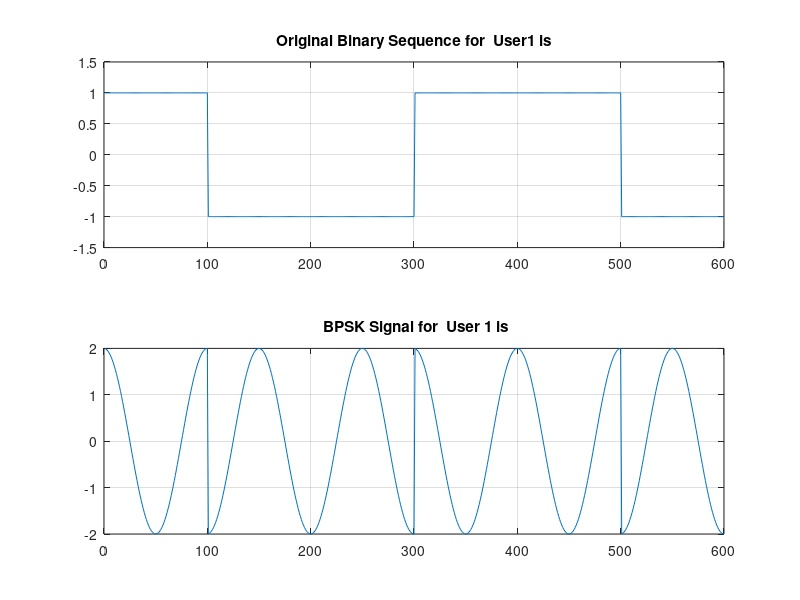
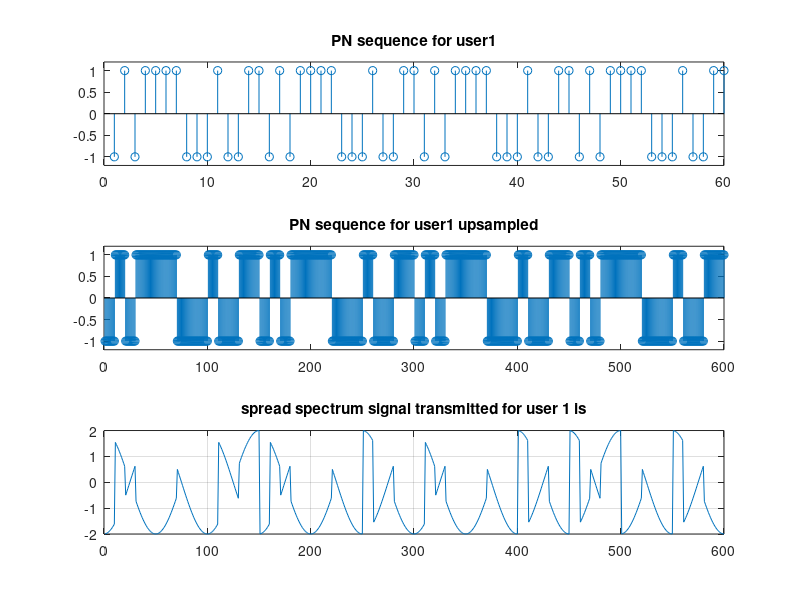
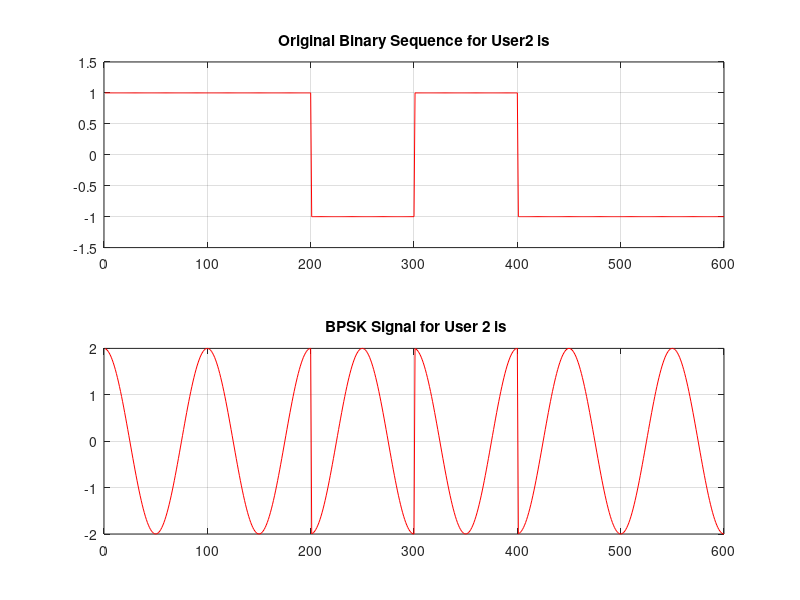
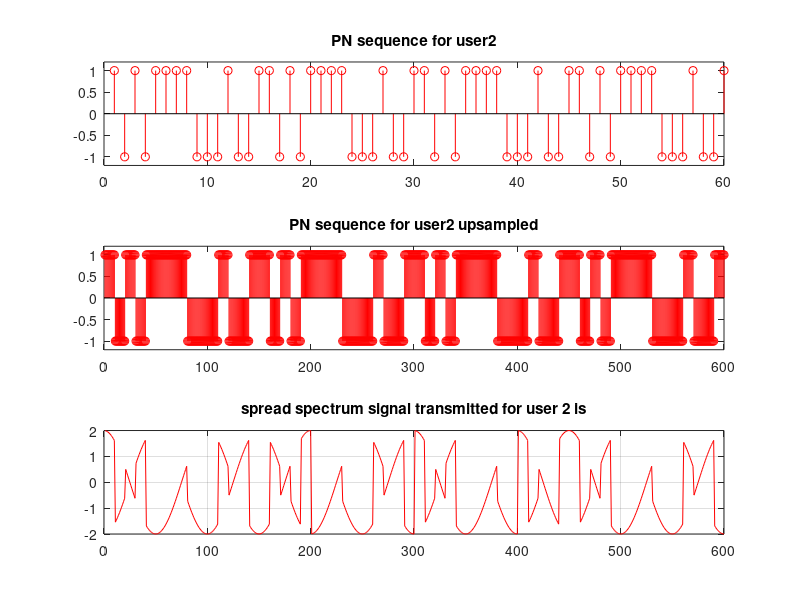

Write the MATLAB code that produced these figures, in order. (Note: this script raises an error after producing the figures.)

clc
close all
clear all
 
%% Initial parameters
SNR = 5;    % Signal to Noise ratio in dB
Fc = 1;     % carrier frequency
Eb = 2;     % energy per bit
Tb = 1;     % bit duration
 
%% Consider two mobile users in the system
mobileUser1 = [1 0 0 1 1 0];    % data transmitted by user 1
 
mobileUser2 = [1 1 0 1 0 0];    % data transmitted by user 2

mobileUser3 = [1 1 1 0 0 0]; 

mobileUser4 = [0 0 0 1 1 1]; 
 
length_mobileUser1 = length(mobileUser1);
 
length_mobileUser2 = length(mobileUser2);

length_mobileUser3 = length(mobileUser3);

length_mobileUser4 = length(mobileUser4);
 
%% Convert data sequence into NRZ format
for i = 1:length_mobileUser1
    if mobileUser1(i )== 0
        mobileUser1(i) = -1;
    end
end
 
for i = 1:length_mobileUser2
    if mobileUser2(i) == 0
        mobileUser2(i) = -1;
    end
end

for i = 1:length_mobileUser3
    if mobileUser3(i) == 0
        mobileUser3(i) = -1;
    end
end

for i = 1:length_mobileUser4
    if mobileUser4(i) == 0
        mobileUser4(i) = -1;
    end
end


%% CDMA transmitter User 1

user1basebandsig1 = []; 
for i = 1:length_mobileUser1
    for j = 0.01:0.01:Tb    % 100 samples per bit
        if mobileUser1(i) == 1
            user1basebandsig1 = [user1basebandsig1 1];
        else
            user1basebandsig1 = [user1basebandsig1 -1];
        end
    end
end
 
% BPSK MODULATION FOR USER 1
user1bpskmod1 = [];
for i = 1:length_mobileUser1
    for j = 0.01:0.01:Tb    % 100 samples per bit
        user1bpskmod1 = [user1bpskmod1 sqrt(2*Eb)*mobileUser1(i)*cos(2*pi*Fc*j)];
    end
end
 
figure(1);
subplot(211)
plot(user1basebandsig1);
axis([0 100*length_mobileUser1 -1.5 1.5]);
title('Original Binary Sequence for  User1 is')
grid on
subplot(212)
plot(user1bpskmod1);
title(' BPSK Signal for  User 1 is');
grid on

%% PN generator for user1
% let initial seed for user1 is 1010
seed1 = [1 -1 1 -1];  
pn1_user_1 = [];
 
% The following for loop performs the function of exclusive or gate and shift registers (with respect to the CDMA standard). 
for i = 1:length_mobileUser1
    for j = 1:10 %chip rate is 10 times the bit rate
        pn1_user_1 = [pn1_user_1 seed1(4)];
        if seed1(4) == seed1(3) 
            temp = -1;
        else
            temp = 1;
        end
        seed1(4) = seed1(3);
        seed1(3) = seed1(2);
        seed1(2) = seed1(1);
        seed1(1) = temp;
    end
end
 
pnupsampled1_User_1 = [];
len_pn1_user_1 = length(pn1_user_1);
for i = 1:len_pn1_user_1
    for j = 0.1:0.1:Tb
        if pn1_user_1(i) == 1
            pnupsampled1_User_1 = [pnupsampled1_User_1 1];
        else
            pnupsampled1_User_1 = [pnupsampled1_User_1 -1];
        end
    end
end
 
sigtx1_User_1 = user1bpskmod1.*pnupsampled1_User_1;
 
figure(2)
subplot(311)
stem(pn1_user_1);
axis([0,length(pn1_user_1),-1.2,1.2])
title('PN sequence for user1')
subplot(312)
stem(pnupsampled1_User_1);
axis([0,length(pnupsampled1_User_1),-1.2,1.2])
title('PN sequence for user1 upsampled');
subplot(313)
plot(sigtx1_User_1);
axis([0 100*length_mobileUser1 -2 2]);
title('spread spectrum signal transmitted for user 1 is');
grid on




%% CDMA transmitter user2

user2basebandsig2 = [];
for i = 1:length_mobileUser2
    for j = 0.01:0.01:Tb
        if mobileUser2(i) == 1
            user2basebandsig2 = [user2basebandsig2 1];
        else
            user2basebandsig2 = [user2basebandsig2 -1];
        end
    end
end

% BPSK MODULATION FOR USER 2 
user2bpskmod2 = [];
for i = 1:length_mobileUser2
    for j = 0.01:0.01:Tb
        user2bpskmod2 = [user2bpskmod2 sqrt(2*Eb)*mobileUser2(i)*cos(2*pi*Fc*j)];
    end
end

figure(3);
subplot(211)
plot(user2basebandsig2, 'r');
axis([0 100*length_mobileUser2 -1.5 1.5]);
title('Original Binary Sequence for User2 is')
grid on
subplot(212)
plot(user2bpskmod2, 'r');
title(' BPSK Signal for User 2 is');
grid on

%% PN generator for user2

seed2 = [-1 1 -1 1];  %convert it into bipolar NRZ format
pn2_user_2 = [];
for i = 1:length_mobileUser2
    for j = 1:10 %chip rate is 10 times the bit rate
        pn2_user_2 = [pn2_user_2 seed2(4)];
        if seed2(4) == seed2(3) 
            temp = -1;
        else
            temp = 1;
        end
        seed2(4) = seed2(3);
        seed2(3) = seed2(2);
        seed2(2) = seed2(1);
        seed2(1) = temp;
    end
end
 
pnupsampled2_User_2 = [];
len_pn2_user_2 = length(pn2_user_2);
for i = 1:len_pn2_user_2
    for j = 0.1:0.1:Tb
        if pn2_user_2(i) == 1
            pnupsampled2_User_2 = [pnupsampled2_User_2 1];
        else
            pnupsampled2_User_2  = [pnupsampled2_User_2  -1];
        end
    end
end
 
length_pnupsampled2_User_2 = length(pnupsampled2_User_2);
 
sigtx2_User_2 = user2bpskmod2.*pnupsampled2_User_2;
 
figure(4)
subplot(311)
stem(pn2_user_2, 'r');
axis([0,length(pn2_user_2),-1.2,1.2])
title('PN sequence for user2')
subplot(312)
stem(pnupsampled2_User_2, 'r');
axis([0,length_pnupsampled2_User_2,-1.2,1.2])
title('PN sequence for user2 upsampled');
subplot(313)
plot(sigtx2_User_2, 'r');
axis([0 100*length_mobileUser2 -2 2]);
title('spread spectrum signal transmitted for user 2 is');
grid on

%% CDMA transmitter user3

user3basebandsig3 = [];

for i = 1:length_mobileUser3
    for j = 0.01:0.01:Tb
        if mobileUser3(i) == 1
            user3basebandsig3 = [user3basebandsig3 1];
        else
            user3basebandsig3 = [user3basebandsig3 -1];
        end
    end
end

% BPSK MODULATION FOR USER 3
user3bpskmod3 = [];
for i = 1:length_mobileUser3
    for j = 0.01:0.01:Tb
        user3bpskmod3 = [user3bpskmod3 sqrt(2*Eb)*mobileUser3(i)*cos(2*pi*Fc*j)];
    end
end

figure(5);
subplot(313)
plot(user3basebandsig3, 'r');
axis([0 100*length_mobileUser3 -1.5 1.5]);
title('Original Binary Sequence for User3 is')
grid on
subplot(312)
plot(user3bpskmod3, 'r');
title(' BPSK Signal for User 3 is');
grid on

%% PN generator for user3   
seed3 = [-1 1 -1 1];  %convert it into bipolar NRZ format
pn3_user_3 = [];
for i = 1:length_mobileUser3
    for j = 1:10 %chip rate is 10 times the bit rate
        pn3_user_3 = [pn3_user_3 seed3(4)];
        if seed3(4) == seed3(3) 
            temp = -1;
        else
            temp = 1;
        end
        seed3(4) = seed3(3);
        seed3(3) = seed3(2);
        seed3(2) = seed3(1);
        seed3(1) = temp;
    end
end
 
pnupsampled3_User_3 = [];
len_pn3_user_3 = length(pn3_user_3);
for i = 1:len_pn3_user_3
    for j = 0.1:0.1:Tb
        if pn3_user_3(i) == 1
            pnupsampled3_User_3 = [pnupsampled3_User_3 1];
        else
            pnupsampled3_User_3  = [pnupsampled3_User_3  -1];
        end
    end
end
 
length_pnupsampled3_User_3 = length(pnupsampled3_User_3);
 
sigtx3_User_3 = user3bpskmod3.*pnupsampled3_User_3;
 
figure(6)
subplot(311)
stem(pn3_user_3, 'r');
axis([0,length(pn3_user_3),-1.2,1.2])
title('PN sequence for user3')
subplot(312)
stem(pnupsampled3_User_3, 'r');
axis([0,length_pnupsampled3_User_3,-1.2,1.2])
title('PN sequence for user3 upsampled');
subplot(313)
plot(sigtx3_User_3, 'r');
axis([0 100*length_mobileUser3 -2 2]);
title('spread spectrum signal transmitted for user 3 is');
grid on 


%% CDMA transmitter user4
user4basebandsig4 = [];

for i = 1:length_mobileUser4
    for j = 0.01:0.01:Tb
        if mobileUser4(i) == 1
            user4basebandsig4 = [user4basebandsig4 1];
        else
            user4basebandsig4 = [user4basebandsig4 -1];
        end
    end
end

% BPSK MODULATION FOR USER 4
user4bpskmod4 = []; 
for i = 1:length_mobileUser4
    for j = 0.01:0.01:Tb
        user4bpskmod4 = [user4bpskmod4 sqrt(2*Eb)*mobileUser4(i)*cos(2*pi*Fc*j)];
    end
end
figure(7);
subplot(313)
plot(user4basebandsig4, 'r');
axis([0 100*length_mobileUser4 -1.5 1.5]);
title('Original Binary Sequence for User4 is')
grid on 
subplot(312)
plot(user4bpskmod4, 'r');
title(' BPSK Signal for User 4 is');
grid on

%% PN generator for user4   
seed4 = [-1 1 -1 1];  %convert it into bipolar NRZ format
pn4_user_4 = [];
for i = 1:length_mobileUser4
    for j = 1:10 %chip rate is 10 times the bit rate
        pn4_user_4 = [pn4_user_4 seed4(4)];
        if seed4(4) == seed4(3) 
            temp = -1;
        else
            temp = 1;
        end
        seed4(4) = seed4(3);
        seed4(3) = seed4(2);
        seed4(2) = seed4(1);
        seed4(1) = temp;
    end 
end

pnupsampled4_User_4 = [];   
len_pn4_user_4 = length(pn4_user_4);
for i = 1:len_pn4_user_4
    for j = 0.1:0.1:Tb
        if pn4_user_4(i) == 1
            pnupsampled4_User_4 = [pnupsampled4_User_4 1];
        else
            pnupsampled4_User_4  = [pnupsampled4_User_4  -1];
        end
    end
end

length_pnupsampled4_User_4 = length(pnupsampled4_User_4);
sigtx4_User_4 = user4bpskmod4.*pnupsampled4_User_4;

figure(8)
subplot(311)
stem(pn4_user_4, 'r');
axis([0,length(pn4_user_4),-1.2,1.2])
title('PN sequence for user4')
subplot(312)
stem(pnupsampled4_User_4, 'r');
axis([0,length_pnupsampled4_User_4,-1.2,1.2])
title('PN sequence for user4 upsampled');
subplot(313)
plot(sigtx4_User_4, 'r');
axis([0 100*length_mobileUser4 -2 2]);
title('spread spectrum signal transmitted for user 4 is');
grid on 

 
%% Plotting the transmitted signal
figure(9)
subplot(2,2,1);
plot(sigtx1_User_1);
grid on 
title('spread spectrum signal txd for user 1');
subplot(2,2,2);
plot(sigtx2_User_2, 'r');
grid on 
title('spread spectrum signal txd for user 2');
subplot(2,2,3);
plot(sigtx3_User_3, 'r');
grid on
title('spread spectrum signal txd for user 3');
subplot(2,2,4);
plot(sigtx4_User_4, 'r');
grid on
title('spread spectrum signal txd for user 4');


%% AWGN Channel:
trasnmitted_signal = sigtx1_User_1 + sigtx2_User_2;
 
composite_signal = awgn(trasnmitted_signal,SNR);
 
figure(10)
subplot(211)
plot(sigtx1_User_1+sigtx2_User_2);
title('Composite signal sigtx1+sigtx2');
grid on 
subplot(212)
plot(composite_signal);
title(sprintf('Composite signal + noise\n SNR=%ddb',SNR));
grid on 



%% DMODULATION USER 1 %%%%%%%%%%%%%%%%%%%%
 
rx1 = composite_signal.*pnupsampled1_User_1;
 
%%%% BPSK DEMODULATION FOR USER 1
demodcar1 = [];
for i = 1:length_mobileUser1
    for j = 0.01:0.01:Tb
        demodcar1 = [demodcar1 sqrt(2*Eb)*cos(2*pi*Fc*j)];
    end
end

bpskdemod1 = rx1.*demodcar1;
 
len_dmod1 = length(bpskdemod1);
sum = zeros(1,len_dmod1/100);
for i = 1:len_dmod1/100
    for j = (i-1)*100+1:i*100
        sum(i) = sum(i)+bpskdemod1(j);
    end
end
sum;
 
rxbits1 = [];
for i = 1:length_mobileUser1
    if sum(i)>0
        rxbits1 = [rxbits1 1];
    else
        rxbits1 = [rxbits1 0];
    end
end
 
rxbits1=rectpulse(rxbits1,100); 
 
figure(11)
subplot(211)
plot(user1basebandsig1)
title('Transmitted bits of user1 data')
grid on
subplot(212)
plot(rxbits1)
axis([0 600 -0.2 1.2]);
title('Received bits of user1 data')
grid on


%% DMODULATION USER 2 %%%%%%%%%%%%%%%%%%%%
 
rx2 = composite_signal.*pnupsampled2_User_2;
 
% BPSK DEMODULATION FOR USER 2
demodcar2 = [];
for i = 1:length_mobileUser2
    for j = 0.01:0.01:Tb
        demodcar2 = [demodcar2 sqrt(2*Eb)*cos(2*pi*Fc*j)];
    end
end
 
bpskdemod2 = rx2.*demodcar2;
 
len_dmod2 = length(bpskdemod2);
sum = zeros(1,len_dmod1/100);
for i = 1:len_dmod2/100
    for j = (i-1)*100+1:i*100
        sum(i) = sum(i)+bpskdemod2(j);
    end
end
sum;
 
rxbits2 = [];
for i = 1:length_mobileUser2
    if sum(i)>0
        rxbits2 = [rxbits2 1];
    else
        rxbits2 = [rxbits2 0];
    end
end
rxbits2=rectpulse(rxbits2,100); 
 
figure(12)
subplot(211)
plot(user2basebandsig2)
title('Transmitted bits of user2 data')
grid on
subplot(212)
plot(rxbits2)
axis([0 600 -0.2 1.2]);
title('Received bits of user2 data')
grid on


%% DMODULATION USER 3 %%%%%%%%%%%%%%%%%%%%

rx3 = composite_signal.*pnupsampled3_User_3;
 
% BPSK DEMODULATION FOR USER 3
demodcar3 = [];
for i = 1:length_mobileUser3
    for j = 0.01:0.01:Tb
        demodcar3 = [demodcar3 sqrt(2*Eb)*cos(2*pi*Fc*j)];
    end
end
 
bpskdemod3 = rx3.*demodcar3;
 
len_dmod3 = length(bpskdemod3);
sum = zeros(1,len_dmod3/100);
for i = 1:len_dmod3/100
    for j = (i-1)*100+1:i*100
        sum(i) = sum(i)+bpskdemod3(j);
    end
end
sum;
 
rxbits3 = [];
for i = 1:length_mobileUser3
    if sum(i)>0
        rxbits3 = [rxbits3 1];
    else
        rxbits3 = [rxbits3 0];
    end
end
rxbits3=rectpulse(rxbits3,100); 
 
figure(13)
subplot(211)
plot(user3basebandsig3)
title('Transmitted bits of user3 data')
grid on
subplot(212)
plot(rxbits3)
axis([0 600 -0.2 1.2]);
title('Received bits of user3 data')
grid on 

%% DMODULATION USER 4 %%%%%%%%%%%%%%%%%%%%

rx4 = composite_signal.*pnupsampled4_User_4;
% BPSK DEMODULATION FOR USER 4
demodcar4 = [];
for i = 1:length_mobileUser4
    for j = 0.01:0.01:Tb
        demodcar4 = [demodcar4 sqrt(2*Eb)*cos(2*pi*Fc*j)];
    end
end
bpskdemod4 = rx4.*demodcar4;
len_dmod4 = length(bpskdemod4);
sum = zeros(1,len_dmod4/100);
for i = 1:len_dmod4/100
    for j = (i-1)*100+1:i*100
        sum(i) = sum(i)+bpskdemod4(j);
    end
end
sum;
rxbits4 = [];
for i = 1:length_mobileUser4
    if sum(i)>0
        rxbits4 = [rxbits4 1];
    else
        rxbits4 = [rxbits4 0];
    end
end
rxbits4=rectpulse(rxbits4,100); 
 
figure(14)
subplot(211)
plot(user4basebandsig4)
title('Transmitted bits of user4 data')
grid on
subplot(212)
plot(rxbits4)
axis([0 600 -0.2 1.2]);
title('Received bits of user4 data')
grid on 